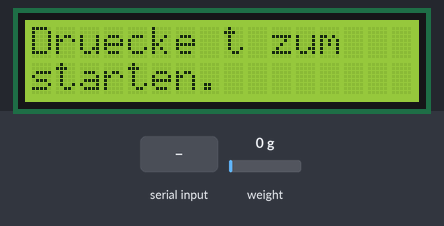
Simulated run of this sketch. Board: Arduino Uno, built with avr-gcc and run on an emulated ATmega328P. Parts: 16×2 character LCD. The test bench sets the inputs (shaded band); at power-on: weight on the scale 0 g. What the sketch prints to the serial monitor is not drawn.

Above: at 1.7 s.
1.8 s: "t" received over Serial
At 2.9 s:
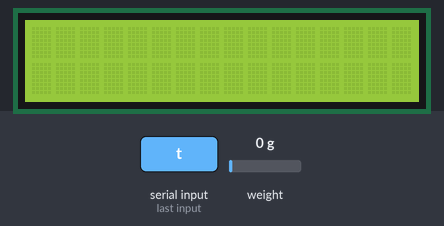
At 4.3 s:
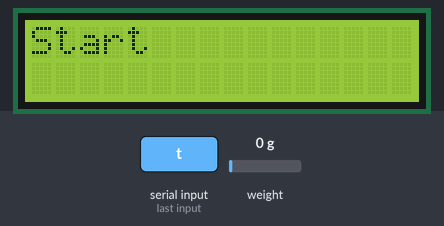
4.6 s: "t" received over Serial
At 8.0 s:
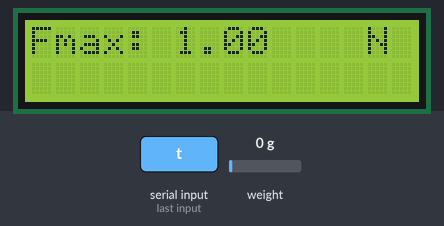
Timing chart, 0 to 9.5 s (numbered marks = the images above; inputs shaded):
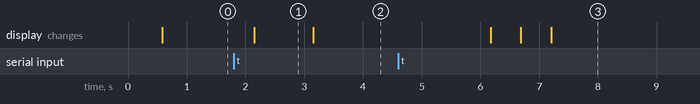

Measured:
- after the input at 1.8 s, the display: changes after 0.35 s (image 1)
- after the input at 4.6 s, the display: first differs from a run without the input after 2.6 s (image 3)
- what the display in image 1 shows lasts 1.0 s, from 2.2 s to 3.2 s

The sketch:

Sketch_Hauptprogramm_1.ino
```cpp
#include <HX711.h>
#include <LiquidCrystal_I2C.h>

LiquidCrystal_I2C lcd(0x27, 16, 2);// I²C-LCD (Adresse 0x27), 16 Zeichen × 2 Zeilen

const int DOUT_PIN = 2;  // DT
const int SCK_PIN  = 3;  // SCK

const float CALIBRATION_FACTOR = -17893.53;;

HX711 scale;

int zaehler = 0;//Zähler für die serielle Eingabe
double Max = 1.0;//Speichert Maximalwert der Kraft

void setup() {
  Serial.begin(9600);
  while (!Serial);

  // LCD initialisieren,der Anschluss A4 für SDA und A5 für SCL ist über die Bibliotek definiert
  lcd.init();
  lcd.backlight();


  // HX711 initialisieren
  scale.begin(DOUT_PIN, SCK_PIN);
  scale.set_scale(CALIBRATION_FACTOR);


delay(500);
}


double Wegkorrektur(double Kraft){ //Funktion gibt Längenänderung an, die durch die Dehnung der Spindel erzeugt wurde.

int EModul = 210000; //Hier E Modul der Spindel angeben in Mpa
double Laenge = 100.0; //Hier Länge der Spindel in mm eingeben
double Kerndurchmesser = 8.47; //Kerndurchmesser der Spindel in mm
double Spannung =  4.0 * Kraft / (3.1415926 * Kerndurchmesser * Kerndurchmesser);

double Dehnung = Spannung *1000.0 / EModul;//Dehnung in Promille
return Dehnung;
}


void loop() {
if(zaehler == 0){
lcd.setCursor(0, 0);
lcd.print("Druecke t zum");
lcd.setCursor(0, 1);
lcd.print("starten.");
}

if(zaehler == 3){
  lcd.clear();
  lcd.setCursor(0, 0);
  lcd.print("Fmax:");
  lcd.setCursor(6, 0);
  lcd.print(Max);
  lcd.setCursor(14, 0);
  lcd.print("N");
  delay(10000);
  lcd.clear();
  lcd.setCursor(0, 0);
  lcd.print("Neustart");
  zaehler == 0;
  delay(3000);


}
if (Serial.available() > 0) {
    char eingabe = Serial.read();  // Zeichen lesen

    if (eingabe == 't')
      zaehler++;
}

if(zaehler == 1){//Programm startet
  lcd.clear();
  scale.tare();
  lcd.setCursor(0, 0);
  lcd.print("Start");
  delay(3000);
  lcd.clear();
  zaehler = 2;
  lcd.setCursor(0, 0);
  lcd.print("Kraft:");
  lcd.setCursor(0, 1);
  lcd.print("Dehnung:");
  lcd.setCursor(14, 0);
  lcd.print("N");
  lcd.setCursor(14, 1);
  lcd.print("Pr");


}
while(zaehler == 2){

  float weight = scale.get_units(5);
  float F = weight * 9.81;
  lcd.setCursor(7, 0);
  lcd.print(F);
  double Dehnung = Wegkorrektur(F);
  lcd.setCursor(9, 1);
  lcd.print(Dehnung);
  Serial.print(F);//Ausgabe Messwerte Serieller Monitor
  Serial.print("  ");
  Serial.println(Dehnung);


  if(F>Max){
    Max = F;
  }

    if (Serial.available() > 0) {
    char eingabe = Serial.read();  // Zeichen lesen

    if (eingabe == 't')
      zaehler++;
  }

}


delay(500);
}
```
